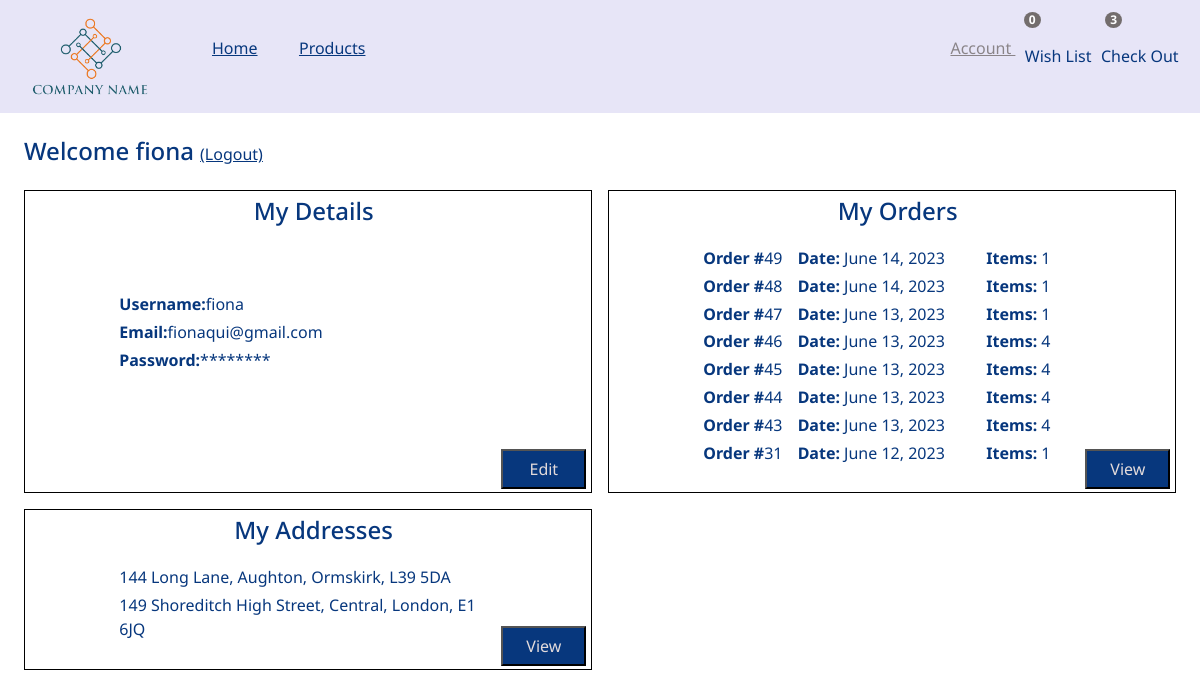
The page /account-info (signed in) on the database as committed earlier.
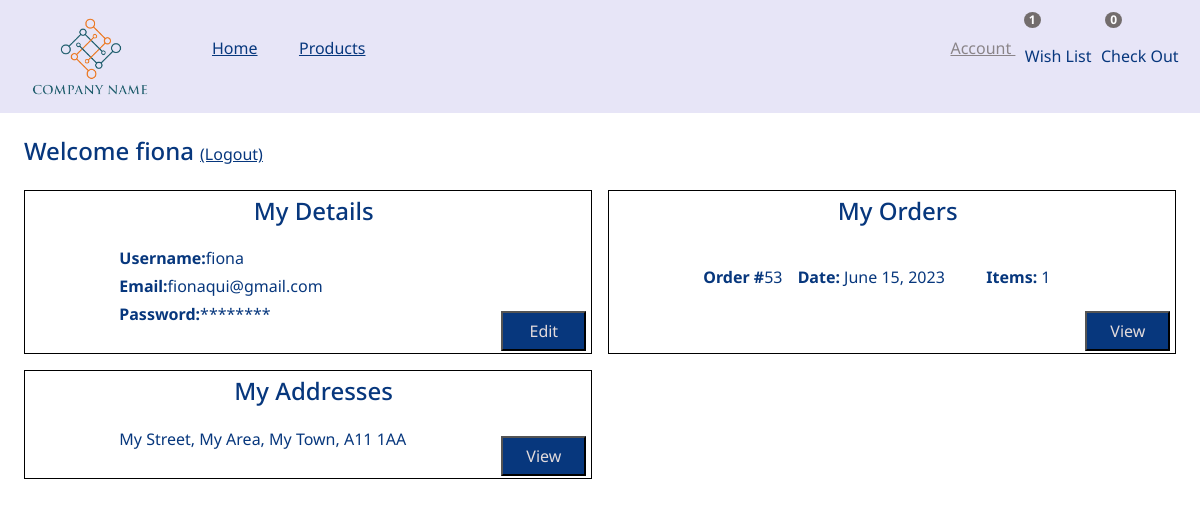
The same page on the database as committed later.
### order/models.py (models this page shows, shortened)
class Order(models.Model):
    profile = models.ForeignKey(Profile, on_delete = models.CASCADE )
    address = models.ForeignKey(Address, on_delete=models.CASCADE)
    productsets = models.ManyToManyField(ProductSet)
    date = models.DateField(default = date.today())

### address/models.py (models this page shows)
class Address(models.Model):
    profile = models.ForeignKey(Profile, on_delete = models.CASCADE )
    line1 = models.CharField(max_length=100)
    line2= models.CharField(max_length=100)
    city = models.CharField(max_length=100)
    postal_code = models.CharField(max_length=100)
    def __str__(self):
        return self.line1+", "+self.line2+", "+self.city+", "+self.postal_code

### profiles/views.py (the view)
# urls.py: path("account-info", views.accountInfo, name="account-info"),
def accountInfo(request):
    if request.user.is_authenticated:
        try:
            addresses=Address.objects.filter(profile = Profile.objects.get(user = request.user))
        except:
            addresses=[]
        try:
            orders=Order.objects.filter(profile = Profile.objects.get(user = request.user)).order_by('-id')
        except:
            orders=[]
        return render(request, 'account-info.html', {'addresses':addresses, 'orders':orders})
    else:
        return redirect('login')

### profiles/templates/account-info.html (shortened to what this page needs)
{% extends "base.html" %}
{% load static %}
{% load icons %}
{% block css %}
    <link href="{% static 'styles/base.css' %}" rel="stylesheet" >
    <link href="{% static 'styles/account-info.css' %}" rel="stylesheet">
{% endblock %}
{% block content %}
<div class="account-container">
    <h4>Welcome {{ request.user.username }}</h4><a href = "{% url 'logout' %}">(Logout)</a>
    <div class="account">
        <div class="details">
            <h4 class="heading">My Details</h4>
            <br>
            <div class="icon">
            </div>
            <div class="info">
                <p><strong>Username:</strong>{{ request.user.username }}</p>
                <p><strong>Email:</strong>{{ request.user.email }}</p>
                <p><strong>Password:</strong>********</p>
            </div>
            <form class="change">
                <button>Edit</button>
             </form>
        </div>
        <div class="details">
            <h4 class="heading">My Orders</h4>
            <br>
            <icon class="icon">{% icon 'orders' %}</icon>
            <div class="info">
                {% for order in orders %}
                    <p id="order-info"><span><strong>Order #</strong>{{order.id}}</span><span><strong>Date: </strong>{{order.date}}</span><span><strong>Items: </strong>{{order.productsets.all.count}}</span></p>
                {% endfor %}
            </div>
            <form class="change" action="{% url 'showOrders' %}" method="get">
                <button >View</button>
             </form>
        </div>
        <div class="details">
            <h4 class="heading">My Addresses</h4>
            <br>
            <icon class="icon">{% icon 'address' %}</icon>
            <div class="info">
                {% for address in addresses %}
                    <p>{{ address }}</p>
                {% endfor %}
            </div>
            <form class="change" action="{% url 'showAddresses' %}">
                <button >View</button>
             </form>
        </div>
    </div>
</div>
{% endblock %}

### store/templates/base.html (shortened to what this page needs)
{% load static %}
{% load bootstrap5 %}
{% load icons %}
{% bootstrap_css %}
<!doctype html>
<html lang="en">
  <head>
    <link href="https://maxcdn.bootstrapcdn.com/font-awesome/4.7.0/css/font-awesome.min.css"
    rel="stylesheet"
    >
    <link href="{% static 'styles/reset.css' %}" rel="stylesheet" >
    {% block css %}
    {% endblock %}
  </head>
  <body style="--bs-body-font-family: 'Noto Sans', sans-serif">
    {% block nav %}
        <nav>
          <img class="logo" src="{% static '/images/logo.png' %}" />
          <ul class="nav-links-left">
            <li id ="home">
              <a href="{% url 'index' %}">Home</a>
            </li>
            <li id ="products">
              <a  href="{% url 'products' %}">Products</a>
            </li>
          </ul>
          <ul class="nav-links-right" >
            <li id ="account" >
              <label>Account&nbsp;</label>
            </li>
            <li id ="wish-list" >
              <a href="{% url 'showWishList' %}">{% icon 'heart' %}<span class="badge">{{ wishlistLength }}</span></a>
              <label>Wish&nbsp;List</label>
            </li>
            <li id ="cart">
              <a href="{% url 'showcart' %}">{% icon 'cart' %}<span class="badge">{{ cartLength }}</span></a>
              <label>Check&nbsp;Out</label>
            </li>
          </ul>
        </nav>
    {% endblock nav %}
    {% block content %}
    {% endblock content %}
  </body>
</html>

### store/static/styles/base.css (style rules this page uses)
body { background-color: white; }
h2, h4, p, a, label, .dropdown-menu { color:#07377d; }
.logo { min-width: 100px; max-width: 15%; height: auto; }
button { color:#e3dbdb; background-color: #07377d; }
nav { display:flex; font-size: 1.2rem; background-color: #e7e5f7; }
nav li { list-style: none; margin-right:2%; }
nav a { margin-right:2rem; }
.nav-links-left { display: flex; justify-content: flex-start; align-items: center; width:50%; }
.nav-links-right { margin-right:1%; display: flex; justify-content: flex-end; width:50%; }
.nav-links-right li { display: flex; flex-direction: column; align-items: center; justify-content: center; }
.badge { background-color: #736d6d; font-size: 12px; color: #fff; border-radius: 50%; padding: 2px 5px; position: relative; left: -10px; top: -28px; }
@media screen and (max-width: 1200px) { nav { font-size: 1rem; line-height: 1; } }
@media screen and (max-width: 1200px) { .badge { top: -20px; } }

### profiles/static/styles/account-info.css (style rules this page uses)
#account a, #account label { pointer-events: none; color:#736d6d; text-decoration: underline; text-decoration-color: #736d6d; margin-bottom:3%; opacity: 0.8; }
.account-container { margin-top: 2%; }
icon { display: inline; opacity: 0.5; margin:2%; }
h4 { font-size: x-large; margin-left:2%; display: inline; }
.account h4 { text-align: center; margin-bottom: 3%; margin-top:1%; }
.account { margin:2%; display: grid; grid-template-columns: repeat(2, 1fr); column-gap: 1rem; row-gap: 1rem; }
.details { display: grid; grid-template-columns: 2fr 8fr 2fr; border: solid black 1px; }
#order-info { display: grid; grid-template-columns: 1fr 2fr 1fr; }
.heading { grid-column: 1/4; grid-row: 1; }
.icon { grid-column: 1; grid-row: 2; text-align: center; margin-right: 10px; }
.info { grid-column:2; grid-row: 2 }
.info p { margin: 1% 0; }
.change { grid-column: 3; grid-row: 2/4; display:flex; align-items:flex-end; }
button { width: 90%; margin: 0 auto; height: 2.5rem; }
form { margin-block-end:3%; }
.account-container a { margin-left: 0.5%; }

Rows that differ between the two databases and show on the page:
removed Order: id "49", date "June 14, 2023", productsets.all.count "1"
removed Order: id "48", date "June 14, 2023", productsets.all.count "1"
removed Order: id "47", date "June 13, 2023", productsets.all.count "1"
removed Order: id "46", date "June 13, 2023", productsets.all.count "4"
removed Order: id "45", date "June 13, 2023", productsets.all.count "4"
removed Order: id "44", date "June 13, 2023", productsets.all.count "4"
removed Order: id "43", date "June 13, 2023", productsets.all.count "4"
removed Order: id "31", date "June 12, 2023", productsets.all.count "1"
removed Address: line1+line2+city "144 Long Lane, Aughton, Ormskirk, L39 5DA"
removed Address: line1+line2+city "149 Shoreditch High Street, Central, London, E1 6JQ"
added Order: id "53", date "June 15, 2023", productsets.all.count "1"
added Address: line1+line2+city "My Street, My Area, My Town, A11 1AA"
Other text that changed with them:
{{ wishlistLength }}: "0" → "1"
{{ cartLength }}: "3" → "0"
